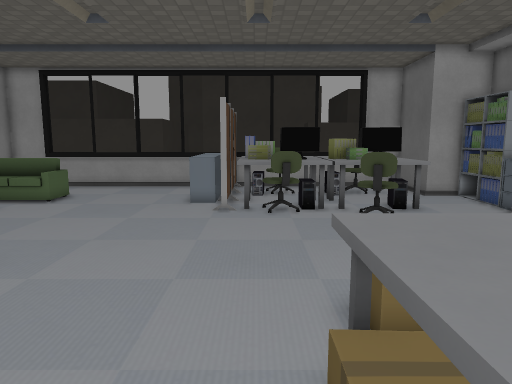
[1] (above)

24 first-person views from a walk through a 3-D level made in the Godot game engine. The camera is 1.4 m above the floor, tilts 8° down and sees 70° across. Doors that lead somewhere are drawn open, without their leaves. The floor is counted in squares, 0.5 m on a side. Each view is taken from the middle of a square. On the plan, view 1 faces up. The plan holds only what a view shows up to about 20 squares ahead; the rest is blank. The place goes on beyond the plan. Some surface patterns are stand-ins.

[2]
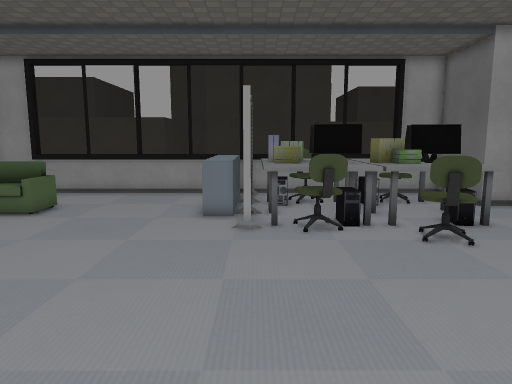

[3]
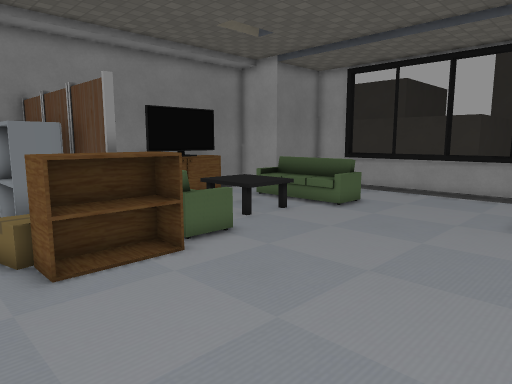

[4]
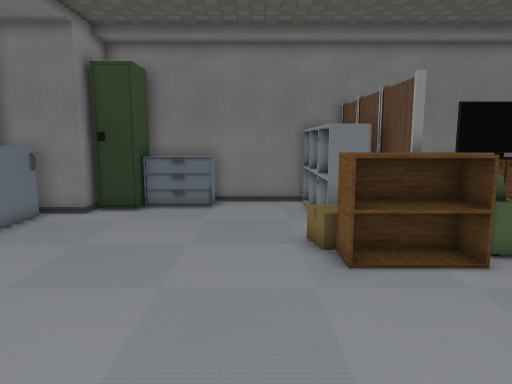

[5]
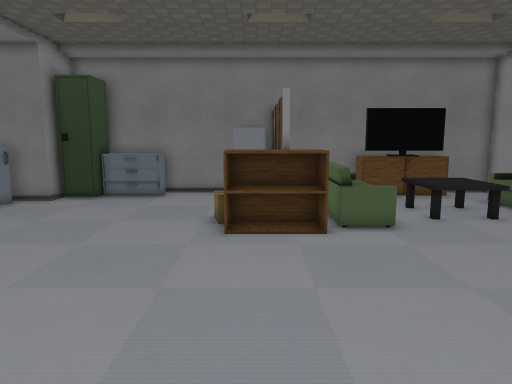

[6]
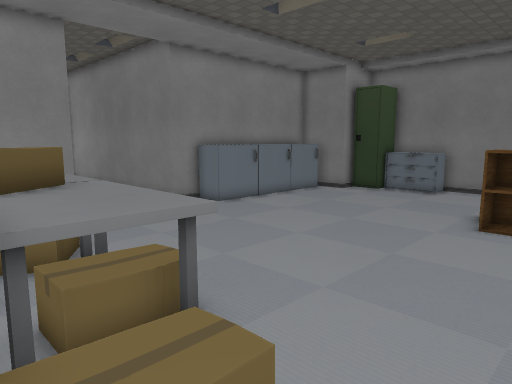

[7]
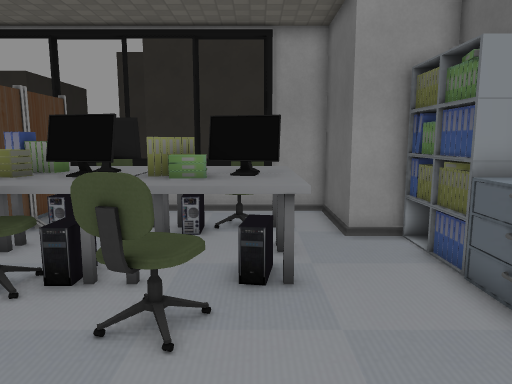

[8]
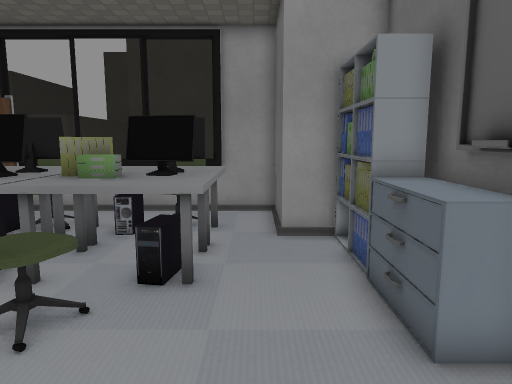

[9]
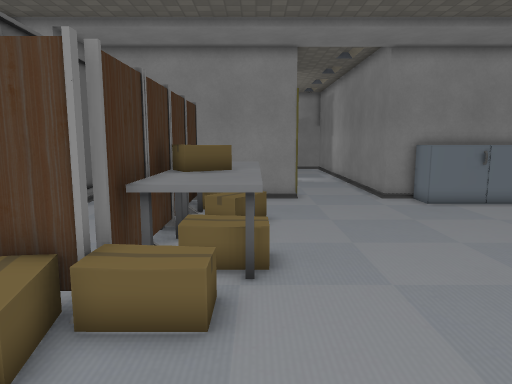

[10]
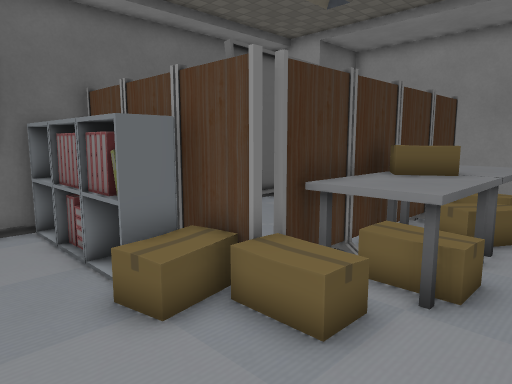

[11]
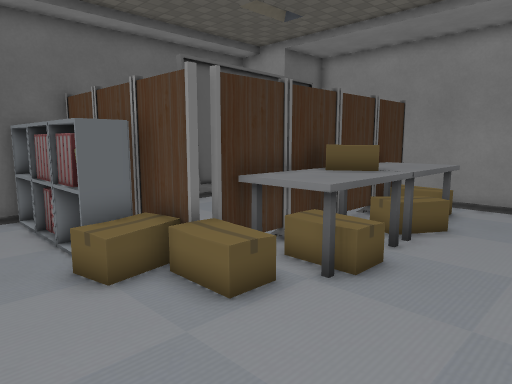

[12]
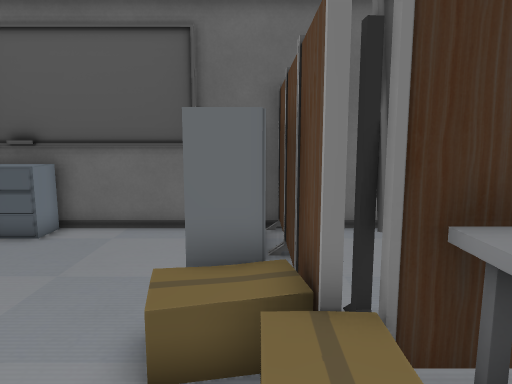

[13]
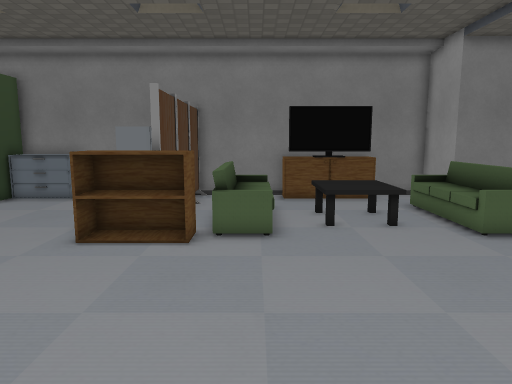

[14]
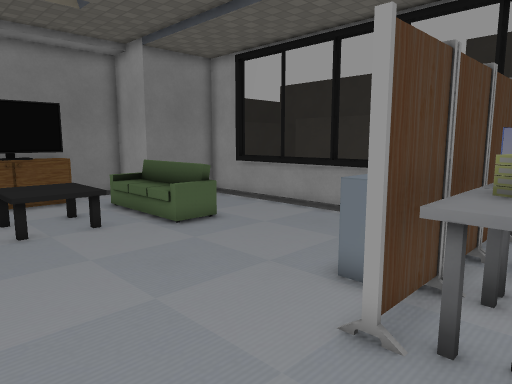

[15]
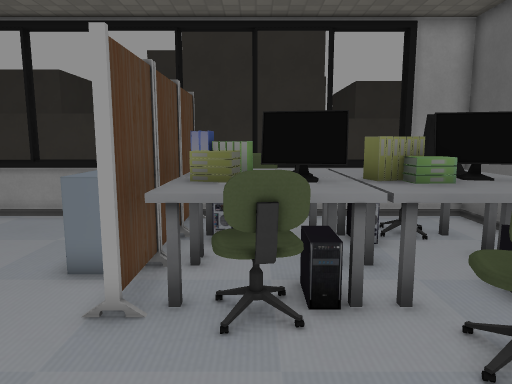

[16]
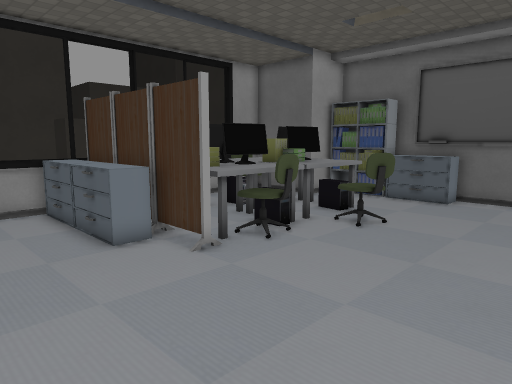

[17]
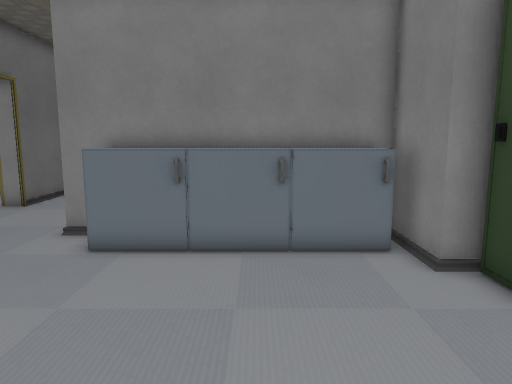

[18]
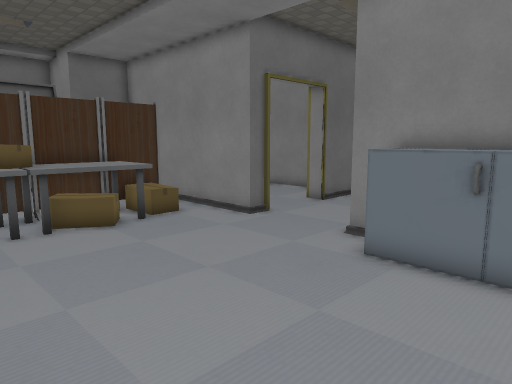

[19]
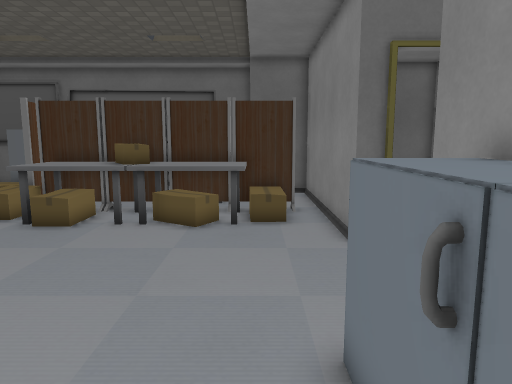

[20]
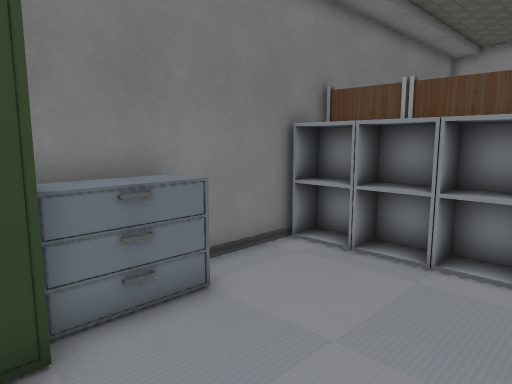

[21]
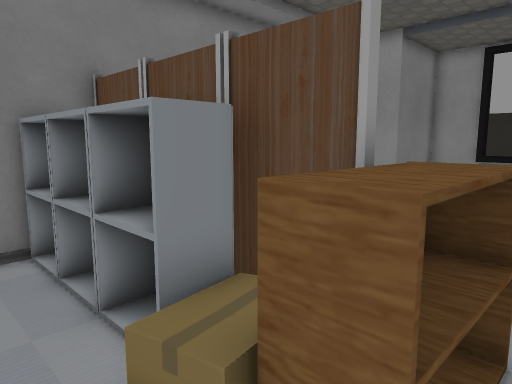

[22]
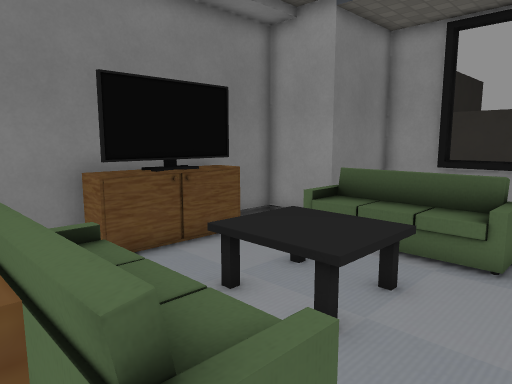

[23]
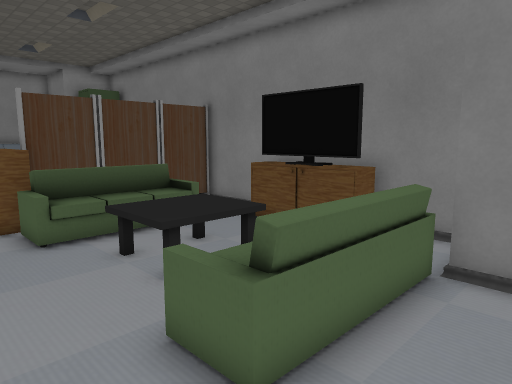

[24]
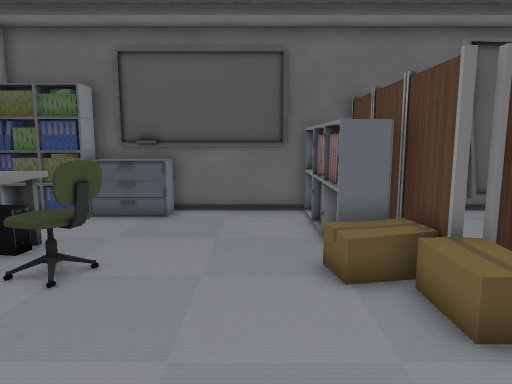

### Floor plan
Key: @ floor where view 1 was taken; # wall or solid block; x gap in a wall; . main floor; : floor 0.5 m higher than the main floor; + floor 1 m higher than the main floor; / step, stairs or slope; = window, fence, low wall or low ledge; ^ raised ledge; v drop or lower ground; S sofa; O other object.
Columns run from 18 left of view 1 to 12 right of it. Each row starts with its distance up from view 1.
 23    #########################
 22    #. =========^^#       ..#
 21    #...........^^# ^#..#^..#
 20    #...........^^#^^^^^^^^.#
 19 ####...........^^^^^^^^^^^.##
 18 #..SSSSSS......^^^^OO^^OO#..#
 17 #..SOOOOO......^^^^#O^^###..##
 16 ##..............x^^^OO^^^^..###
 15 ##=..^^^.........^^^^^^^^^..^^#
 14 ##=..^^^..........=x#.^^....^^#
 13 ##=..^^^..............^^....^^#
 12 ##=..^^^.....................^#
 11 #=........................... #
 10 #  =OOOOO.................... #
  9 #  ======....................#
  8 #.......^^...................#
  7 ########^^............O ######
  6     ##^ ^^........../// #
  5 #######O^^..........::#########
  4 #..................+++##..... #
  3 #..................+++==#.....#
  2 #..................+++=v#.....#
  1 #^.................///=v#.....#
  0 #^=...............@///=.#.....#
 -1 #^=................/++=.#. ...#
 -2 #^#................/++=v#.
 -3   #................/++#.
 -4   ##...............=//#.
 -5    #^^^^^^^^........//#
 -6    #^^^^^^^^...............#
 -7    ###########...###########

Positions as (right, up) in squares from view 1, and headings:
1: (0, 0), facing up
2: (-1, 3), facing up
3: (-1, 3), facing up-left
4: (-1, 3), facing left
5: (2, 6), facing left
6: (4, 8), facing down-left
7: (6, 8), facing up
8: (8, 8), facing up
9: (1, 11), facing down
10: (-1, 10), facing down-right
11: (-3, 10), facing down-right
12: (0, 6), facing right
13: (1, 10), facing left
14: (1, 10), facing up-left
15: (1, 9), facing up
16: (-7, 7), facing up-right
17: (-11, 4), facing down
18: (-11, 3), facing down-right
19: (-11, -4), facing right
20: (-11, -3), facing up-left
21: (-8, 3), facing up-left
22: (-8, 8), facing up-left
23: (-7, 21), facing down-left
24: (-3, 9), facing right
